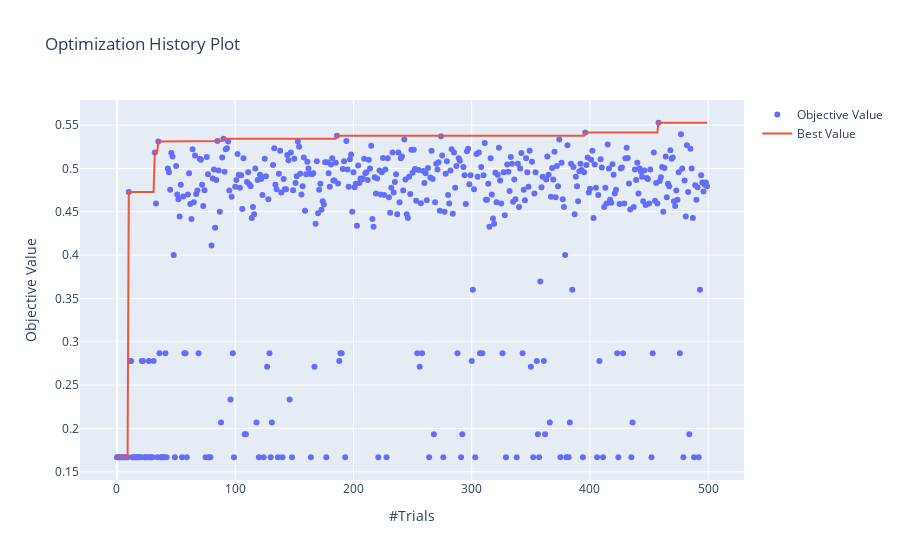

The code cell stored with this chart in its notebook:
### Code cell
optuna.visualization.plot_optimization_history(study)

### Figure 1 — Plotly figure (JSON) as saved in the notebook; plotly's stock layout.template omitted (floating-point values rounded to 4 significant figures; data arrays with more than 128 entries replaced by an {"elided": "..."} marker saying what was removed)
{"data": [{"mode": "markers", "name": "Objective Value", "type": "scatter", "x": {"elided": "500 int values"}, "y": {"elided": "500 float values"}}, {"name": "Best Value", "type": "scatter", "x": {"elided": "500 int values"}, "y": {"elided": "500 float values"}}], "layout": {"autosize": true, "title": {"text": "Optimization History Plot"}, "xaxis": {"autorange": true, "range": [-29.98, 529.0], "title": {"text": "#Trials"}, "type": "linear"}, "yaxis": {"autorange": true, "range": [0.1348, 0.5846], "title": {"text": "Objective Value"}, "type": "linear"}}}
